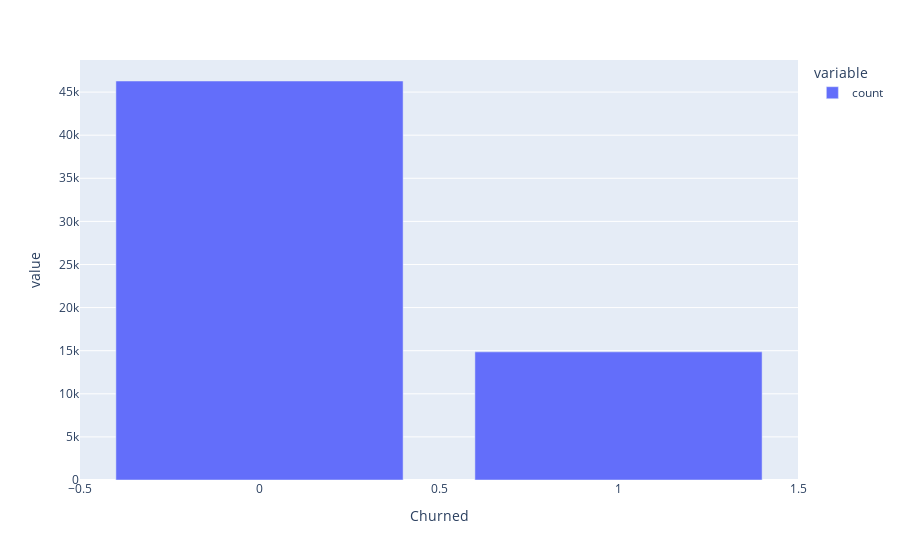

The notebook cell this image was saved under:
### Markdown cell above
Temos um dataset com 77884 itens.

O Dataset está desbalanceado para a variável target "Churned", possuindo uma maioria de casos negativos.

### Code cell
fig = px.bar(df.Churned.value_counts())
fig.show()

### Figure 1 — Plotly figure (JSON) as saved in the notebook; plotly's stock layout.template omitted (floating-point values rounded to 4 significant figures)
{"data": [{"alignmentgroup": "True", "hovertemplate": "variable=count<br>Churned=%{x}<br>value=%{y}<extra></extra>", "legendgroup": "count", "marker": {"color": "#636efa", "pattern": {"shape": ""}}, "name": "count", "offsetgroup": "count", "orientation": "v", "showlegend": true, "textposition": "auto", "type": "bar", "x": [0, 1], "xaxis": "x", "y": [46285, 14863], "yaxis": "y"}], "layout": {"barmode": "relative", "legend": {"title": {"text": "variable"}, "tracegroupgap": 0}, "margin": {"t": 60}, "xaxis": {"anchor": "y", "domain": [0, 1], "title": {"text": "Churned"}}, "yaxis": {"anchor": "x", "domain": [0, 1], "title": {"text": "value"}}}}
